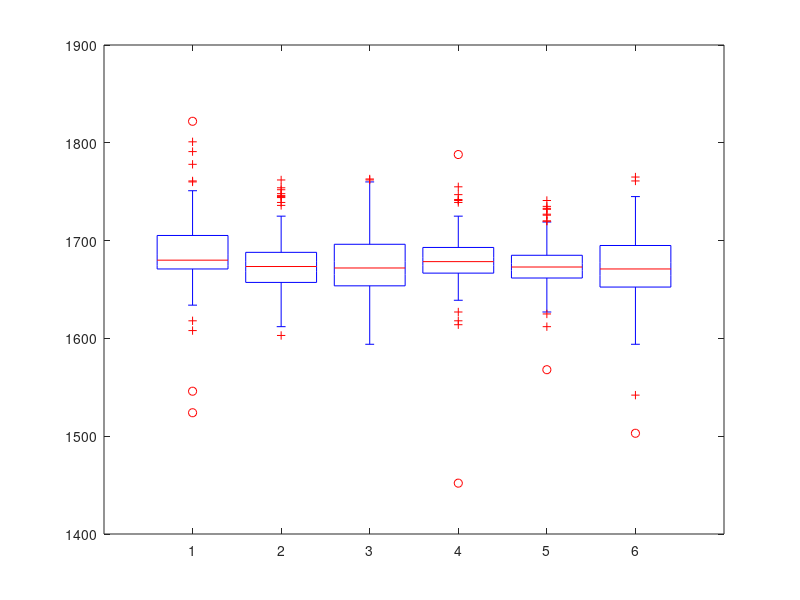

Here is the MATLAB script that generated this plot:
thick = csvread('thick.csv',1,1);

boxplot(thick(1:100,:));
% xlabel('All Vehicles')
% ylabel('Miles per Gallon (MPG)')
% title('Miles per Gallon for All Vehicles')